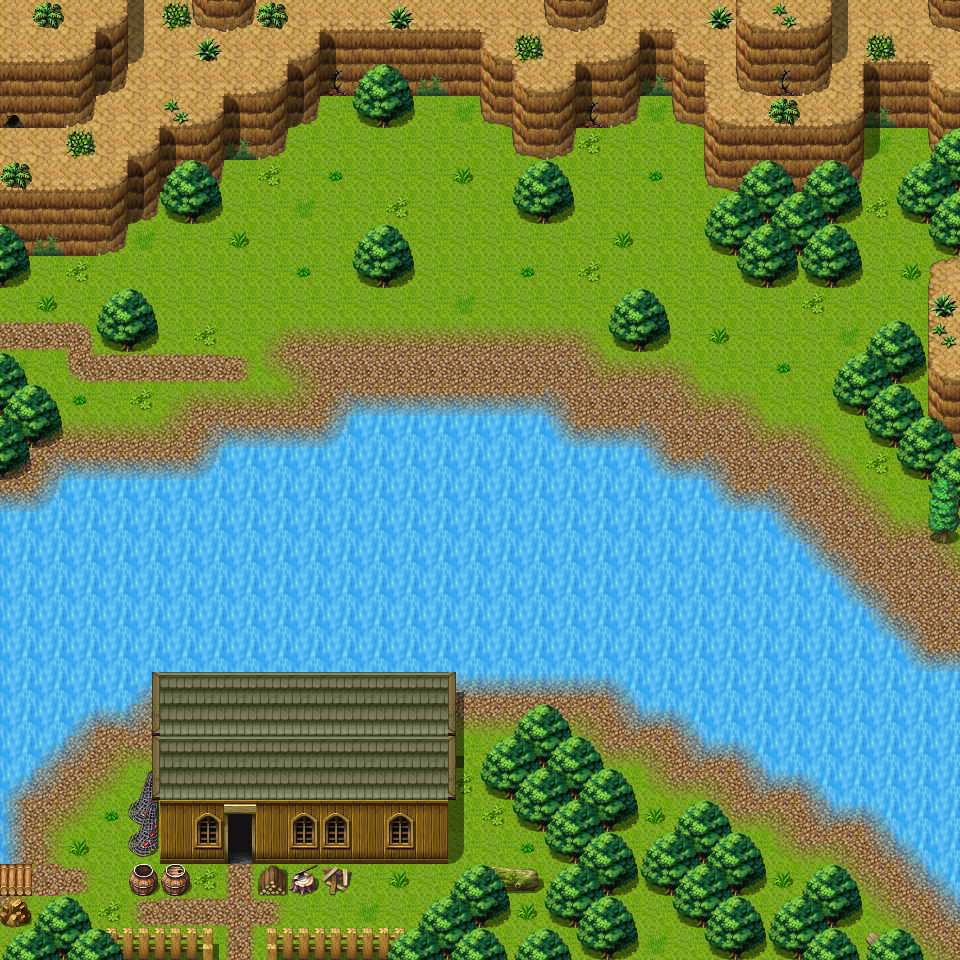

The image is a tile-based game level rendered from a .tmx file. Its description and source (layers, tilesets, objects; grid data summarised) follow:
An orthogonal 30x30 tile map with 32x32 px tiles, 3 tile layers (Ground, Objects, Above), 1 hidden layer not drawn, 40 tilesets and 9 objects (5x mapchange, 4x spawn).

<map version="1.0" orientation="orthogonal" width="30" height="30" tilewidth="32" tileheight="32">
 <properties>
  <property name="outdoors" value="1" />
 </properties>
 <tileset firstgid="1" name="map_bed_1" tilewidth="32" tileheight="32">
  <image source="../drawable/map_bed_1.png" width="512" height="256" />
 </tileset>
 <tileset firstgid="129" name="map_border_1" tilewidth="32" tileheight="32">
  <image source="../drawable/map_border_1.png" width="512" height="256" />
 </tileset>
 <tileset firstgid="257" name="map_bridge_1" tilewidth="32" tileheight="32">
  <image source="../drawable/map_bridge_1.png" width="512" height="256" />
 </tileset>
 <tileset firstgid="385" name="map_broken_1" tilewidth="32" tileheight="32">
  <image source="../drawable/map_broken_1.png" width="512" height="256" />
 </tileset>
 <tileset firstgid="513" name="map_cavewall_1" tilewidth="32" tileheight="32">
  <image source="../drawable/map_cavewall_1.png" width="576" height="192" />
 </tileset>
 <tileset firstgid="621" name="map_cavewall_2" tilewidth="32" tileheight="32">
  <image source="../drawable/map_cavewall_2.png" width="576" height="192" />
 </tileset>
 <tileset firstgid="729" name="map_cavewall_3" tilewidth="32" tileheight="32">
  <image source="../drawable/map_cavewall_3.png" width="576" height="192" />
 </tileset>
 <tileset firstgid="837" name="map_chair_table_1" tilewidth="32" tileheight="32">
  <image source="../drawable/map_chair_table_1.png" width="512" height="256" />
 </tileset>
 <tileset firstgid="965" name="map_crate_1" tilewidth="32" tileheight="32">
  <image source="../drawable/map_crate_1.png" width="512" height="256" />
 </tileset>
 <tileset firstgid="1093" name="map_cupboard_1" tilewidth="32" tileheight="32">
  <image source="../drawable/map_cupboard_1.png" width="512" height="256" />
 </tileset>
 <tileset firstgid="1221" name="map_curtain_1" tilewidth="32" tileheight="32">
  <image source="../drawable/map_curtain_1.png" width="512" height="256" />
 </tileset>
 <tileset firstgid="1349" name="map_entrance_1" tilewidth="32" tileheight="32">
  <image source="../drawable/map_entrance_1.png" width="512" height="256" />
 </tileset>
 <tileset firstgid="1477" name="map_fence_1" tilewidth="32" tileheight="32">
  <image source="../drawable/map_fence_1.png" width="512" height="256" />
 </tileset>
 <tileset firstgid="1605" name="map_fence_2" tilewidth="32" tileheight="32">
  <image source="../drawable/map_fence_2.png" width="512" height="256" />
 </tileset>
 <tileset firstgid="1733" name="map_ground_1" tilewidth="32" tileheight="32">
  <image source="../drawable/map_ground_1.png" width="512" height="256" />
 </tileset>
 <tileset firstgid="1861" name="map_ground_2" tilewidth="32" tileheight="32">
  <image source="../drawable/map_ground_2.png" width="512" height="256" />
 </tileset>
 <tileset firstgid="1989" name="map_ground_3" tilewidth="32" tileheight="32">
  <image source="../drawable/map_ground_3.png" width="512" height="256" />
 </tileset>
 <tileset firstgid="2117" name="map_ground_4" tilewidth="32" tileheight="32">
  <image source="../drawable/map_ground_4.png" width="512" height="256" />
 </tileset>
 <tileset firstgid="2245" name="map_ground_5" tilewidth="32" tileheight="32">
  <image source="../drawable/map_ground_5.png" width="512" height="256" />
 </tileset>
 <tileset firstgid="2373" name="map_ground_6" tilewidth="32" tileheight="32">
  <image source="../drawable/map_ground_6.png" width="512" height="256" />
 </tileset>
 <tileset firstgid="2501" name="map_ground_7" tilewidth="32" tileheight="32">
  <image source="../drawable/map_ground_7.png" width="512" height="256" />
 </tileset>
 <tileset firstgid="2629" name="map_ground_8" tilewidth="32" tileheight="32">
  <image source="../drawable/map_ground_8.png" width="512" height="256" />
 </tileset>
 <tileset firstgid="2757" name="map_indoor_1" tilewidth="32" tileheight="32">
  <image source="../drawable/map_indoor_1.png" width="512" height="256" />
 </tileset>
 <tileset firstgid="2885" name="map_kitchen_1" tilewidth="32" tileheight="32">
  <image source="../drawable/map_kitchen_1.png" width="512" height="256" />
 </tileset>
 <tileset firstgid="3013" name="map_outdoor_1" tilewidth="32" tileheight="32">
  <image source="../drawable/map_outdoor_1.png" width="512" height="256" />
 </tileset>
 <tileset firstgid="3141" name="map_pillar_1" tilewidth="32" tileheight="32">
  <image source="../drawable/map_pillar_1.png" width="512" height="256" />
 </tileset>
 <tileset firstgid="3269" name="map_plant_1" tilewidth="32" tileheight="32">
  <image source="../drawable/map_plant_1.png" width="512" height="256" />
 </tileset>
 <tileset firstgid="3397" name="map_rock_1" tilewidth="32" tileheight="32">
  <image source="../drawable/map_rock_1.png" width="512" height="256" />
 </tileset>
 <tileset firstgid="3525" name="map_roof_1" tilewidth="32" tileheight="32">
  <image source="../drawable/map_roof_1.png" width="512" height="256" />
 </tileset>
 <tileset firstgid="3653" name="map_roof_2" tilewidth="32" tileheight="32">
  <image source="../drawable/map_roof_2.png" width="512" height="256" />
 </tileset>
 <tileset firstgid="3781" name="map_shop_1" tilewidth="32" tileheight="32">
  <image source="../drawable/map_shop_1.png" width="512" height="256" />
 </tileset>
 <tileset firstgid="3909" name="map_sign_ladder_1" tilewidth="32" tileheight="32">
  <image source="../drawable/map_sign_ladder_1.png" width="512" height="256" />
 </tileset>
 <tileset firstgid="4037" name="map_table_1" tilewidth="32" tileheight="32">
  <image source="../drawable/map_table_1.png" width="512" height="256" />
 </tileset>
 <tileset firstgid="4165" name="map_trail_1" tilewidth="32" tileheight="32">
  <image source="../drawable/map_trail_1.png" width="512" height="256" />
 </tileset>
 <tileset firstgid="4293" name="map_tree_1" tilewidth="32" tileheight="32">
  <image source="../drawable/map_tree_1.png" width="512" height="256" />
 </tileset>
 <tileset firstgid="4421" name="map_wall_1" tilewidth="32" tileheight="32">
  <image source="../drawable/map_wall_1.png" width="512" height="256" />
 </tileset>
 <tileset firstgid="4549" name="map_wall_2" tilewidth="32" tileheight="32">
  <image source="../drawable/map_wall_2.png" width="480" height="256" />
 </tileset>
 <tileset firstgid="4669" name="map_wall_3" tilewidth="32" tileheight="32">
  <image source="../drawable/map_wall_3.png" width="480" height="256" />
 </tileset>
 <tileset firstgid="4789" name="map_window_1" tilewidth="32" tileheight="32">
  <image source="../drawable/map_window_1.png" width="512" height="256" />
 </tileset>
 <tileset firstgid="4917" name="map_window_2" tilewidth="32" tileheight="32">
  <image source="../drawable/map_window_2.png" width="512" height="256" />
 </tileset>
 <layer name="Ground" width="30" height="30">
  <data>[900 cells, 900 non-empty, 18 distinct tile ids]</data>
 </layer>
 <layer name="Objects" width="30" height="30">
  <data>[900 cells, 324 non-empty, 57 distinct tile ids]</data>
 </layer>
 <layer name="Above" width="30" height="30">
  <data>[900 cells, 112 non-empty, 21 distinct tile ids]</data>
 </layer>
 <layer name="Walkable" width="30" height="30" visible="0">
  <data>[900 cells, 608 non-empty, 1 distinct tile ids]</data>
 </layer>
 <objectgroup name="Mapevents" width="0" height="0">
  <object name="south" type="mapchange" x="224" y="928" width="32" height="32">
   <properties>
    <property name="map" value="waterwayextention" />
    <property name="place" value="north" />
   </properties>
  </object>
  <object name="west" type="mapchange" x="0" y="864" width="32" height="32">
   <properties>
    <property name="map" value="waterway1" />
    <property name="place" value="east" />
   </properties>
  </object>
  </objectgroup>
 <objectgroup name="Spawn" width="0" height="0">
  <!-- 4 objects omitted --></objectgroup>
 <objectgroup name="Keys" width="0" height="0" />
</map>
<!-- 7 of 9 objects omitted -->
